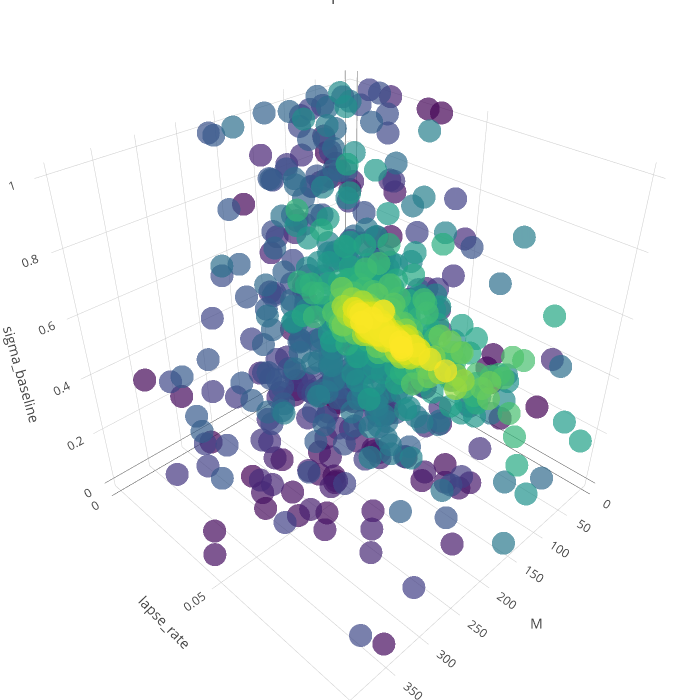

The code cell stored with this chart in its notebook:
### Code cell
# Filter the start of steps only
df_cmaes_traj = df_best_fits[df_best_fits['step'] < 1000]
# result_to_color = np.array(df_cmaes_traj['dist_nll92'])
result_to_color = np.array(df_cmaes_traj['step'])
# result_to_color = np.log(result_to_color)

text = ['> %s' % (x) for x in result_to_color]

trace1 = go.Scatter3d(
        x = df_cmaes_traj['M'],
        y = df_cmaes_traj['lapse_rate'],
        z = df_cmaes_traj['sigma_baseline'],
        text = text,
        mode = 'markers',
        marker = go.Marker(
            color = result_to_color,
            size = 8,
            colorscale='Viridis',
            opacity=0.7
        )
    )
data = [trace1]
layout = go.Layout(
    title='Landscape for NLL92',
    autosize=False,
    width=700,
    height=700,
    margin=dict(
        l=0,
        r=0,
        b=0,
        t=0),
    scene=go.Scene(
        xaxis=go.XAxis(
            title='M',
        ),
        yaxis=go.YAxis(
            title='lapse_rate',
        ),
        zaxis=go.ZAxis(
            title='sigma_baseline',
        )
    )
)
fig = go.Figure(data=data, layout=layout)
py.iplot(fig)

### Figure 1 — Plotly figure (JSON) as saved in the notebook; plotly's stock layout.template omitted (floating-point values rounded to 4 significant figures; data arrays with more than 128 entries replaced by an {"elided": "..."} marker saying what was removed)
{"data": [{"marker": {"color": {"elided": "864 int values"}, "colorscale": "Viridis", "opacity": 0.7, "size": 8}, "mode": "markers", "text": {"elided": "864 str values"}, "type": "scatter3d", "x": {"elided": "864 int values"}, "y": {"elided": "864 float values"}, "z": {"elided": "864 float values"}}], "layout": {"autosize": false, "height": 700, "margin": {"b": 0, "l": 0, "r": 0, "t": 0}, "scene": {"xaxis": {"title": "M"}, "yaxis": {"title": "lapse_rate"}, "zaxis": {"title": "sigma_baseline"}}, "title": "Landscape for NLL92", "width": 700}}
